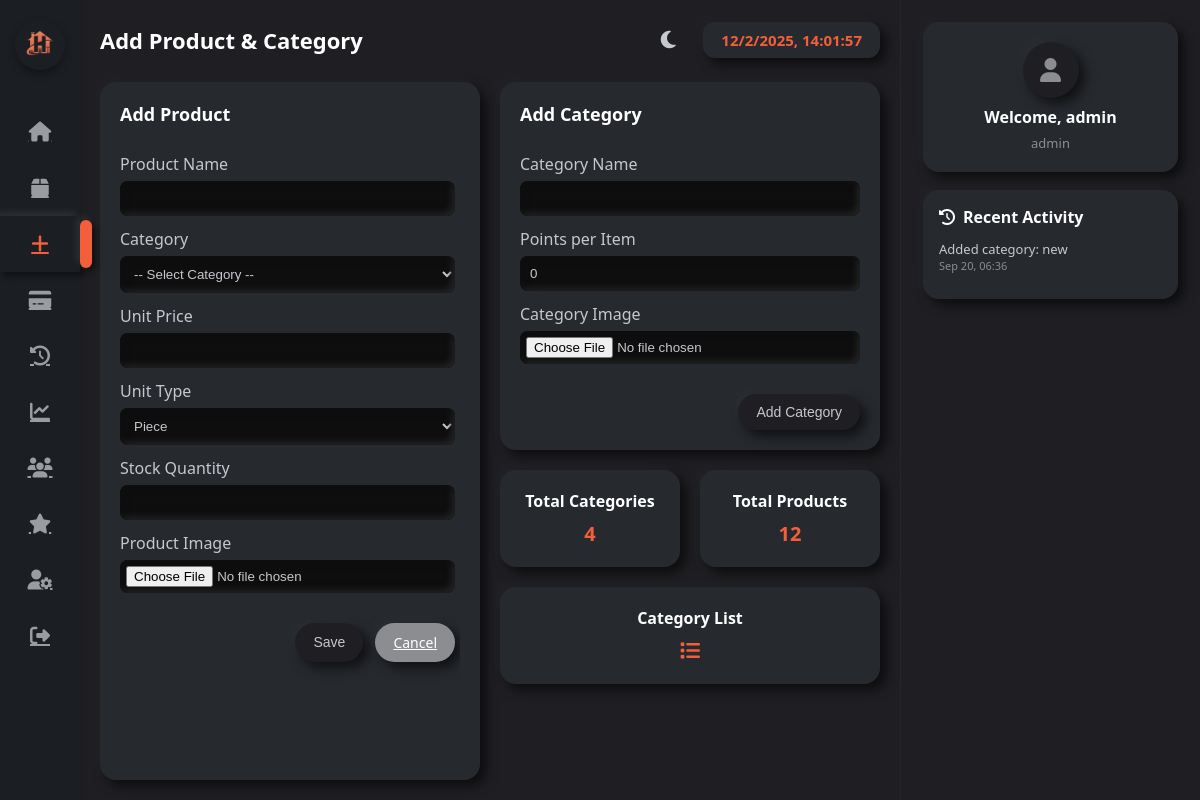
Screenshot of /add_product.php (signed in) with the database file from the repository.
### tables this page shows
CREATE TABLE `users` (
  `id` int(11) NOT NULL,
  `username` varchar(100) NOT NULL,
  `password` varchar(255) NOT NULL,
  `role` enum('admin','cashier') DEFAULT 'cashier',
  `photo` varchar(255) DEFAULT NULL,
  `created_at` timestamp NOT NULL DEFAULT current_timestamp()
);

CREATE TABLE `activity_logs` (
  `id` int(11) NOT NULL,
  `action` varchar(255) NOT NULL,
  `created_at` timestamp NOT NULL DEFAULT current_timestamp()
);

### add_product.php (the view, shortened to what this page needs)
<?php
include 'db.php';
 $currentTheme = $_SESSION['theme'];
 $displayName = $_SESSION['user']['username'] ?? $_SESSION['username'] ?? 'Guest';
 $currentUserId = $_SESSION['user']['id'] ?? 0;
 $currentUser = null;
if ($currentUserId) {
    $stmt = $conn->prepare("SELECT * FROM users WHERE id = ?");
    $stmt->bind_param("i", $currentUserId);
    $stmt->execute();
    $result = $stmt->get_result();
    $currentUser = $result->fetch_assoc();
}
 $totalProducts = $conn->query("SELECT COUNT(*) AS c FROM products")->fetch_assoc()['c'];
 $totalCategories = $conn->query("SELECT COUNT(*) AS c FROM categories")->fetch_assoc()['c'];
 $recentLogs = $conn->query("SELECT action, created_at FROM activity_logs ORDER BY created_at DESC LIMIT 5");
?>
<!DOCTYPE html>
<html lang="en">
<head>
<link rel="stylesheet" href="https://cdnjs.cloudflare.com/ajax/libs/font-awesome/6.4.0/css/all.min.css">
</head>
<body class="<?php echo $currentTheme === 'light' ? 'light-mode' : ''; ?>">
<nav class="sidebar">
  <div class="logo">
    <img src="uploads/logo.png" alt="POS System Logo">
  </div>
  <ul>
    <li>
      <a href="dashboard.php" >
        <i class="fa fa-home"></i>
      </a>
    </li>
    <li>
      <a href="inventory.php">
        <i class="fa fa-box"></i>
      </a>
    </li>
    <li>
      <a href="add_product.php" class="active">
        <i class="fa fa-plus"></i>
      </a>
    </li>
    <li>
      <a href="sales.php">
        <i class="fa fa-credit-card"></i>
      </a>
    </li>
    <li>
      <a href="sales_history.php">
        <i class="fa fa-history"></i>
      </a>
    </li>
    <li>
      <a href="sales_report.php">
        <i class="fa fa-chart-line"></i>
      </a>
    </li>
    <li>
      <a href="customers.php">
        <i class="fa fa-users"></i>
      </a>
    </li>
    <li>
      <a href="customer_loyalty.php" >
        <i class="fa fa-star"></i>
      </a>
    </li>
    <li>
      <a href="user_management.php">
        <i class="fa fa-user-cog"></i>
      </a>
    </li>
    <li>
      <a href="logout.php">
        <i class="fa fa-sign-out-alt"></i>
      </a>
    </li>
  </ul>
</nav>
<div class="wrapper">
<main class="main">
  <div class="topbar">
    <h1>Add Product & Category</h1>
    <div style="display: flex; align-items: center;">
      <button id="theme-toggle" class="theme-toggle" title="Toggle theme">
        <i class="fas fa-<?php echo $currentTheme === 'light' ? 'sun' : 'moon'; ?>"></i>
      </button>
      <div id="clock" class="clock-card"></div>
    </div>
  </div>
  <div class="form-container">
    <div class="form-card">
      <h2>Add Product</h2>
      <form action="save_product.php" method="POST" enctype="multipart/form-data" class="scrollable-form">
        <label for="name">Product Name</label>
        <input type="text" name="product_name" id="name" required>
        <label for="category">Category</label>
        <select name="category" id="category" required>
          <option value="">-- Select Category --</option>
        </select>
        <label for="price">Unit Price</label>
        <input type="number" step="0.01" name="price" id="price" required>
        <label for="unit">Unit Type</label>
        <select name="unit" id="unit" required>
          <option value="piece">Piece</option>
        </select>
        <label for="stock">Stock Quantity</label>
        <input type="number" step="0.01" name="stock" id="stock" required>
        <label for="image">Product Image</label>
        <input type="file" name="image" id="image" accept="image/*">
        <div class="actions">
          <button type="submit" class="btn">Save</button>
          <a href="inventory.php" class="btn btn-secondary">Cancel</a>
        </div>
      </form>
    </div>
    <div>
      <div class="form-card">
        <h2>Add Category</h2>
        <form id="categoryForm" enctype="multipart/form-data">
          <label for="cat_name">Category Name</label>
          <input type="text" name="name" id="cat_name" required>
          <label for="cat_points">Points per Item</label>
          <input type="number" name="points" id="cat_points" min="0" value="0" required>
          <label for="cat_img">Category Image</label>
          <input type="file" name="category_image" id="cat_img" accept="image/*">
          <div class="actions">
            <button type="submit" class="btn">Add Category</button>
          </div>
        </form>
      </div>
      <div class="stats-card">
        <div class="stat-box">
          <h3>Total Categories</h3>
          <p><?= $totalCategories ?></p>
        </div>
        <div class="stat-box">
          <h3>Total Products</h3>
          <p><?= $totalProducts ?></p>
        </div>
        <div class="stat-box" id="categoryListBtn">
          <h3>Category List</h3>
          <p><i class="fa fa-list"></i></p>
        </div>
      </div>
    </div>
  </div>
</main>
<aside class="right-panel">
  <div class="profile-card">
    <?php if ($currentUser && !empty($currentUser['photo']) && file_exists($currentUser['photo'])): ?>
      <img src="<?= htmlspecialchars($currentUser['photo']) ?>" alt="Profile Photo" class="profile-photo">
    <?php else: ?>
      <div class="profile-photo">
        <i class="fas fa-user"></i>
      </div>
    <?php endif; ?>
    <h3>Welcome, <?= htmlspecialchars($displayName) ?></h3>
    <div class="role"><?= htmlspecialchars($currentUser['role'] ?? 'Product Manager') ?></div>
  </div>
  <div class="activity-card">
    <h3><i class="fas fa-history"></i> Recent Activity</h3>
    <ul>
      <?php if ($recentLogs && $recentLogs->num_rows > 0): ?>
        <?php while($log = $recentLogs->fetch_assoc()): ?>
          <li>
            <span><?= htmlspecialchars($log['action']) ?></span>
            <small><?= date("M d, H:i", strtotime($log['created_at'])) ?></small>
          </li>
        <?php endwhile; ?>
      <?php else: ?>
        <li><em>No recent activity</em></li>
      <?php endif; ?>
    </ul>
  </div>
</aside>
</div>
</body>
</html>

### rows the page displays
users: role "admin"
activity_logs: action "Added category: new", created_at "Sep 20, 06:36"

### other values shown
$totalCategories "4"
$totalProducts "12"
$displayName "admin"
